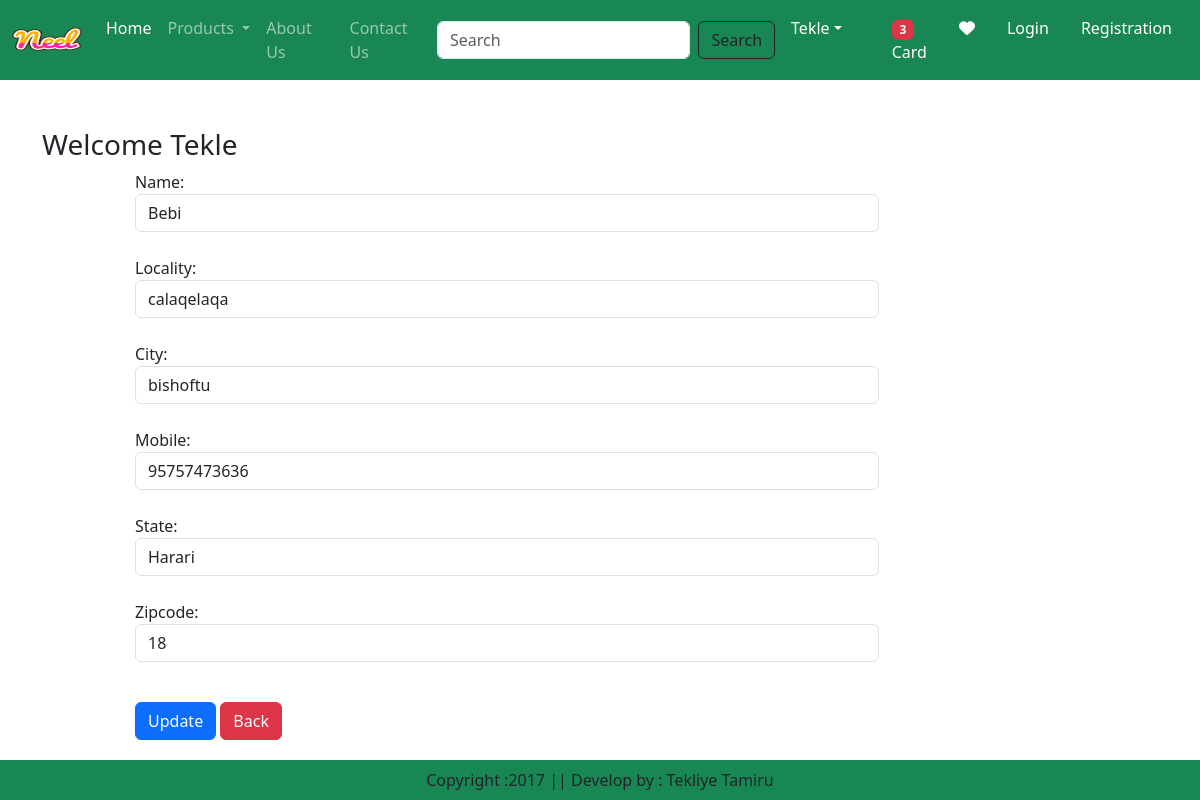
Screenshot of /updateAddress/1 (signed in) with the database file from the repository.
### Eco/models.py (models this page shows, shortened)
class Customer(models.Model):
    user =models.ForeignKey(User,on_delete=models.CASCADE)
    name = models.CharField(max_length=200)
    locality = models.CharField(max_length=200)
    city  = models.CharField(max_length=50)
    mobile = models.IntegerField(default=0)
    zipcode= models.IntegerField()
    state=models.CharField(choices=STATE_CHOICES,max_length=100)

### Eco/views.py (the view, shortened to what this page needs)
# urls.py: path('updateAddress/<int:pk>',views.updateAddress.as_view(),name="updateAddress"),
@method_decorator(login_required,name="dispatch")
class updateAddress(View):
    def get(self,request,pk):
        totalitem=0
        if request.user.is_authenticated:
            totalitem=len(Cart.objects.filter(user=request.user))
        add=Customer.objects.get(pk=pk)
        form=CustomerProfileForm(instance=add)
        return render(request,'app/updateAddress.html',locals())

### Eco/forms.py
class CustomerProfileForm(forms.ModelForm):
    class Meta:
        model=Customer
        fields=['name','locality','city','mobile','state','zipcode']
        widgets={
            'name':forms.TextInput(attrs={'class':'form-control'}),
            'locality':forms.TextInput(attrs={'class':'form-control'}),
            'city':forms.TextInput(attrs={'class':'form-control'}),
            'mobile':forms.NumberInput(attrs={'class':'form-control'}),
            'state':forms.Select(attrs={'class':'form-control'}),
            'zipcode':forms.NumberInput(attrs={'class':'form-control'})
        }

### Eco/templates/app/updateAddress.html (shortened to what this page needs)
{% extends 'app/base.html' %}
{% load static %}
{% block main-content %}
<div class="container my-5">
    <div class="row">
        <h3>Welcome <span class="text-capitalize">{{request.user}}</span></h3>
    </div>
    <div class="col-sm-8 offset-sm-1">
        <form action="" method="post">
            {% for fm in form %}
            {{fm.label_tag}}{{fm}} <small class="text-danger">{{fm.errors|striptags}}</small><br>
            {% endfor %}
            <div class="col-12 mt-3">
                <button tpye="submit" class="btn btn-primary" >Update </button>
                <a href="{% url 'address' %}" type="button" class="btn btn-danger">Back </a>
            </div>
            </form>
    </div>
</div>
{% endblock main-content %}

### rows the page displays
Customer: form "Bebi" "calaqelaqa" "bishoftu" "95757473636" "Harari" "18"

### other values shown
{{ totalitem }} "3"
{{ request.user }} "Tekle"
{{ fm.label_tag }} "Name:" "Locality:" "City:" "Mobile:" "State:" "Zipcode:"
